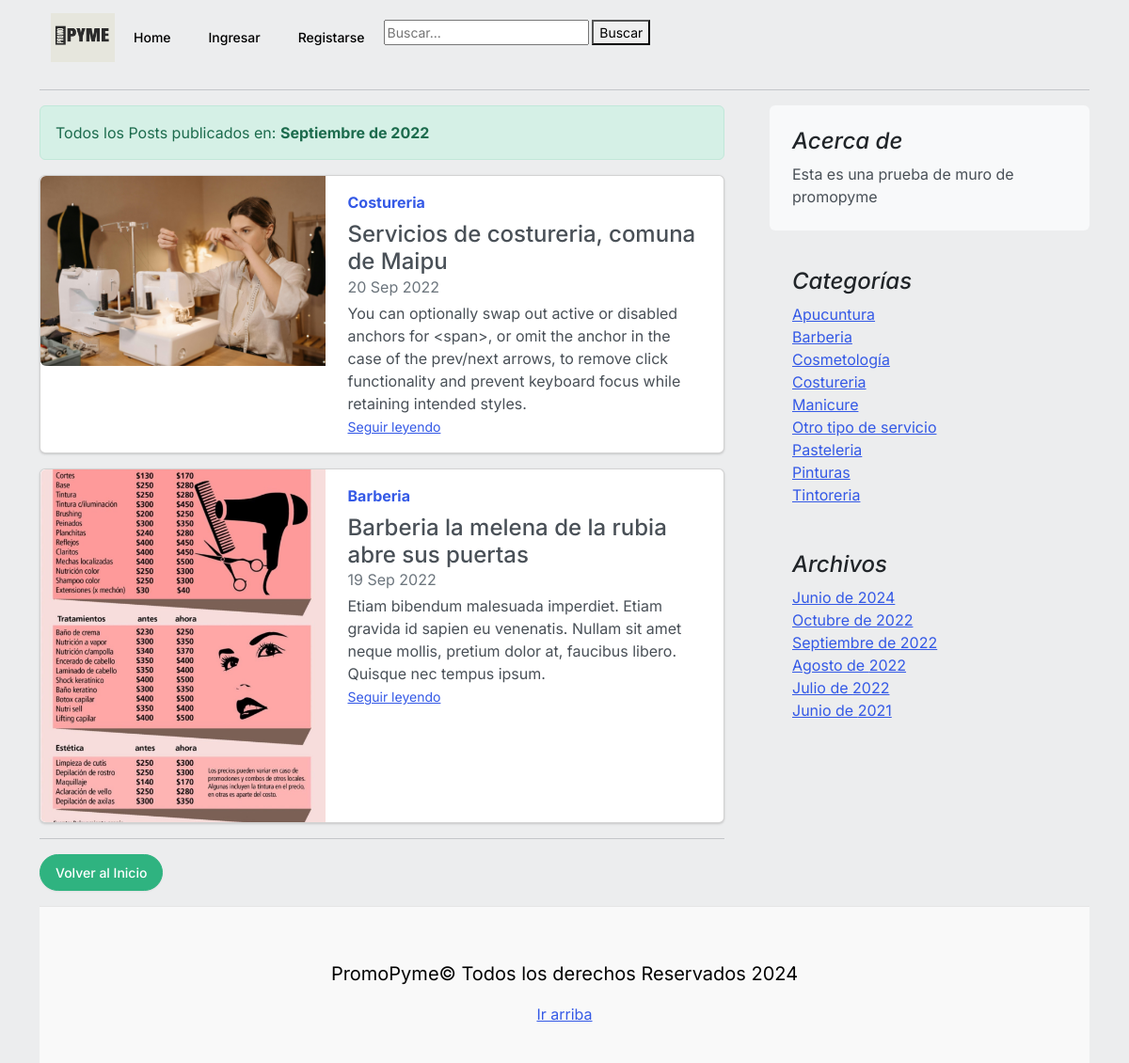
The app's page /dates/9/2022 with its own data.
### core/models.py (models this page shows, shortened)
class Post(models.Model):
	title = models.CharField(max_length=250, verbose_name='Título')
	excerpt = models.TextField(verbose_name='Bajada')
	content = RichTextField(verbose_name='Contenido')
	image = models.ImageField(upload_to='posts', null=True, blank=True, verbose_name='Imagen')
	published = models.BooleanField(default=False, verbose_name='Publicado')
	category = models.ForeignKey(Category, on_delete=models.CASCADE, related_name='get_posts', verbose_name='Categoría')
	author = models.ForeignKey(User, on_delete=models.CASCADE, related_name='get_posts', verbose_name='Autor')
	created = models.DateTimeField(auto_now_add=True, verbose_name='Fecha de creación')
	updated = models.DateTimeField(auto_now=True, verbose_name='Fecha de modificación')
	class Meta:
		verbose_name = 'Publicación'
		verbose_name_plural = 'Publicaciones'
		ordering = ['-created']

class Category (models.Model):
	name = models.CharField(max_length=200, unique=True, verbose_name='Nombre')
	active = models.BooleanField(default=True, verbose_name='Activo')
	created = models.DateTimeField(auto_now_add=True, verbose_name='Fecha de creación')
	updated = models.DateTimeField(auto_now=True, verbose_name='Fecha de modificación')
	class Meta:
		verbose_name = 'Categoría'
		verbose_name_plural = 'Categorías'
		ordering = ['name']
	def __str__(self):
		return self.name

### core/views.py (the view)
# urls.py: path('dates/<int:month_id>/<int:year_id>', dates, name='dates'),
def dates(request, month_id, year_id):
    meses = {
        1: 'Enero',
        2: 'Febrero',
        3: 'Marzo',
        4: 'Abril',
        5: 'Mayo',
        6: 'Junio',
        7: 'Julio',
        8: 'Agosto',
        9: 'Septiembre',
        10: 'Octubre',
        11: 'Noviembre',
        12: 'Diciembre',
    }
    if month_id > 12 or month_id < 1:
        return render(request, 'core/404.html')
    posts = Post.objects.filter(published=True, created__month=month_id, created__year=year_id)
    return render(request, 'core/dates.html', {'posts':posts, 'month':meses[month_id], 'year':year_id})

### core/processors.py (called while the page is built)
def ctx_dic_about(request):
	ctx_about = {}
	ctx_about['ABOUT'] = About.objects.latest('created')
	return ctx_about

def ctx_dic_category(request):
	ctx_category = {}
	ctx_category['categories'] = Category.objects.filter(active=True)
	return ctx_category

def ctx_dic_history(request):
	ctx_history = {}
	ctx_history['dates'] = Post.objects.dates('created', 'month', order='DESC').distinct()
	return ctx_history

def ctx_dic_link(request):
	ctx_link = {}
	links = Link.objects.all()
	for link in links:
		ctx_link[link.key] = {'url':link.url, 'icon':link.icon}
	return ctx_link

### core/templates/core/dates.html
{% extends 'core/base.html' %}
{% load static %}
{% block content %}
<div class="alert alert-success" role="alert">
    Todos los Posts publicados en: <strong>{{ month }} de {{ year }}</strong>
</div>
{% for post in posts %}
    <div class="card mb-3">
        <div class="row g-0">
            <div class="col-md-5">
                <img src={{ post.image.url }} class="img-fluid rounded-start" alt="...">
            </div>
            <div class="col-md-7">
                <div class="card-body">
                    <strong class="d-inline-block mb-2 text-primary">{{ post.category }}</strong>
                    <h4 class="mb-0">{{ post.title }}</h4>
                    <div class="mb-1 text-muted">{{ post.created|date:"d M Y" }}</div>
                    <p class="card-text mb-auto">{{ post.excerpt }}</p>
                    <p class="card-text"><small class="text-muted"><a href="{% url 'post' post.id %}" class="stretched-link">Seguir leyendo</a></small></p>
                </div>
            </div>
        </div>
    </div>
{% empty %}
    <div class="alert alert-danger" role="alert">
        <strong>No existen Posts publicados en esa fecha</strong>
    </div>
{% endfor %}
<hr>
{% if request.path != '/' %}
    <div class="my-3">
        <a class="btn btn-success rounded-pill" href={% url 'home' %}>Volver al Inicio</a>
    </div>
{% endif %}
{% endblock %}

### core/templates/core/base.html (shortened to what this page needs)
<!doctype html>
<html lang="es">
<head>
    {% load static %}
    <link rel="stylesheet" href="https://cdn.jsdelivr.net/npm/bootstrap-icons@1.9.1/font/bootstrap-icons.css">
    <link href={% static 'core/css/bootstrap.min.css' %} rel="stylesheet">
    <link href={% static 'core/css/blog.css' %} rel="stylesheet">
    <link rel="stylesheet" href={% static 'core/css/style.css' %}>
</head>
<body class="body">
  <div class="container">
    <header>
      <nav class="navbar navbar-expand-lg bg-body-tertiary">
        <div class="container-fluid">
          <div class ="contenedor_logo">
            <img class="logo" src="{% static 'core/img/PRomo (1).png' %}" alt="logo" style="width:68px;height:52px" >
          </div>
          <div class="collapse navbar-collapse" id="navbarSupportedContent">
            <ul class="navbar-nav me-auto mb-2 mb-lg-0">
              <li class="nav-item">
                <a class="nav-link " aria-current="page" href='/'>Home</a>
              </li>
              {% if request.user.is_authenticated %}
                <li class="nav-item">
                  <a class="nav-link"  href={% url 'create' %}>Crear Post</a>
                </li>
                <li class="nav-item">
                  <a class="nav-link"  href={% url 'exit' %}>Salir</a>
                </li>
              <ul>
              {% include 'core/includes/submenu.html' %}
              </ul>
              {% else %}
              <li class="nav-item">
                <a class="nav-link" href={% url 'login' %}>Ingresar</a>
              </li>
              <li class="nav-item">
                <a class="nav-link" href={% url 'register' %}>Registarse</a>
              </li>
              {% endif %}
              <form method="GET" action="{% url 'buscar' %}">
                <input type="text" name="buscar" placeholder="Buscar..." value="{{request.GET.buscar}}">
                <button type="submit">Buscar</button>
            </form>
            </ul>
          </div>
        </div>
      </nav>
    </header>
    <hr>
    <main class="mt-2">
      <section class="row g-5">
        <div class="col-md-8">
            {% block content %}
            {% endblock %}
        </div>
        <aside class="col-md-4">
          <div class="position-sticky" style="top: 2rem;">
            <div class="p-4 mb-3 bg-light rounded">
              <h4 class="fst-italic">Acerca de</h4>
              <p class="mb-0">Esta es una prueba de muro de promopyme</p>
            </div>
            <div class="p-4">
              <h4 class="fst-italic">Categorías</h4>
              <ol class="list-unstyled mb-0">
                {% for item in categories %}
                  <li><a href={% url 'category' %}?cat={{ item.id }}>{{ item.name }}</a></li>
                {% endfor %}
              </ol>
            </div>
            <div class="p-4">
              <h4 class="fst-italic">Archivos</h4>
              <ol class="list-unstyled mb-0">
                {% for item in dates %}
                  <li>
                    {% if item.month == 6 %}<a href={% url 'dates' item.month item.year %}>Junio de {{ item.year }}</a>{% endif %}
                    {% if item.month == 7 %}<a href={% url 'dates' item.month item.year %}>Julio de {{ item.year }}</a>{% endif %}
                    {% if item.month == 8 %}<a href={% url 'dates' item.month item.year %}>Agosto de {{ item.year }}</a>{% endif %}
                    {% if item.month == 9 %}<a href={% url 'dates' item.month item.year %}>Septiembre de {{ item.year }}</a>{% endif %}
                    {% if item.month == 10 %}<a href={% url 'dates' item.month item.year %}>Octubre de {{ item.year }}</a>{% endif %}
                  </li>
                {% endfor %}
              </ol>
            </div>
          </div>
        </aside>
      </section>
    </main>
    <footer class="blog-footer" >
      <p class="fs-5 px-3 pt-3"> PromoPyme&copy; Todos los derechos Reservados 2024</p>
      <p>
        <a href="#">Ir arriba</a>
      </p>
    </footer>
  </div>
</body>
</html>

### core/static/core/css/blog.css (style rules this page uses)
.blog-footer { padding: 2.5rem 0; color: #020202; text-align: center; background-color: #f9f9f9; border-top: .05rem solid #e5e5e5; }
.blog-footer p:last-child { margin-bottom: 0; }

### core/static/core/css/style.css (style rules this page uses)
.body { margin: 0; padding: 0; background:#ecedee; height: 100%; }

### records on screen
Post: image (picture), category "Costureria", title "Servicios de costureria, comuna de Maipu", created "20 Sep 2022", excerpt "You can optionally swap out active or disabled anchors for <span>, or omit the anchor in the case of the prev/next arrows, to remove click functionality and prevent keyboard focus while retaining intended styles."
Post: image (picture), category "Barberia", title "Barberia la melena de la rubia abre sus puertas", created "19 Sep 2022", excerpt "Etiam bibendum malesuada imperdiet. Etiam gravida id sapien eu venenatis. Nullam sit amet neque mollis, pretium dolor at, faucibus libero. Quisque nec tempus ipsum."
Category: name "Apucuntura"
Category: name "Barberia"
Category: name "Cosmetología"
Category: name "Costureria"
Category: name "Manicure"
Category: name "Otro tipo de servicio"
Category: name "Pasteleria"
Category: name "Pinturas"
Category: name "Tintoreria"

### other values on screen
{{ month }} "Septiembre"
{{ year }} "2022"
{{ item.year }} "2024" "2021"
{{ item.year }} "2022"
